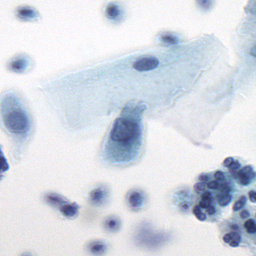
#> input picture 2022_图像算法基础教程(更新中)/day07/img/cell.bmp, 256 x 256 px, shrunk from 512 x 512 before the run
$ python CV.py
#> lines starting #> are read from the running program, lines starting #| are printed output that depends on the picture; after the words box and inside, x2 and y2 are one past the last pixel; in counts of white or black regions, pixels touching at a corner belong together
#coding:utf-8
import sys
import numpy as np
import cv2
import matplotlib.pyplot as plt
import math
from pylab import*

Image = cv2.imread('img/cell.bmp',1)  #����ԭͼ
#> Image is the input picture: shape (256, 256, 3); mean B, G, R 226.4, 216.4, 211.3
image = cv2.cvtColor(Image,cv2.COLOR_BGR2GRAY)
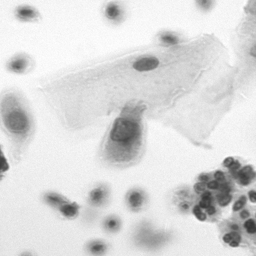
#> image: shape (256, 256); min 54, max 255, mean 216
img=np.array(image,dtype=np.float64)

#��ʼˮƽ������
IniLSF = np.ones((img.shape[0],img.shape[1]),img.dtype)
IniLSF[30:80,30:80]= -1
IniLSF=-IniLSF


Image = cv2.cvtColor(Image,cv2.COLOR_BGR2RGB)
plt.figure(1),plt.imshow(Image),plt.xticks([]), plt.yticks([])   # to hide tick values on X and Y axis
#plt.contour(IniLSF,[0],color = 'b',linewidth=2)  #��LSF=0���ĵȸ���
plt.contour(IniLSF,[0],color = 'b')  #��LSF=0���ĵȸ���
plt.draw(),plt.show(block=False)
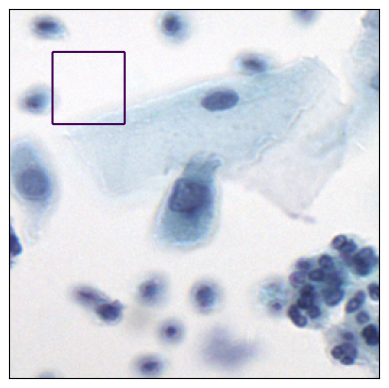
#> figure drawn by matplotlib, 1 panel

def mat_math (intput,str):
    output=intput
    for i in range(img.shape[0]):
        for j in range(img.shape[1]):
            if str=="atan":
                output[i,j] = math.atan(intput[i,j])
            if str=="sqrt":
                output[i,j] = math.sqrt(intput[i,j])
    return output


def CV (LSF, img, mu, nu, epison,step):

    Drc = (epison / math.pi) / (epison*epison+ LSF*LSF)
    Hea = 0.5*(1 + (2 / math.pi)*mat_math(LSF/epison,"atan"))
    Iy, Ix = np.gradient(LSF)
    s = mat_math(Ix*Ix+Iy*Iy,"sqrt")
    Nx = Ix / (s+0.000001)
    Ny = Iy / (s+0.000001)
    Mxx,Nxx =np.gradient(Nx)
    Nyy,Myy =np.gradient(Ny)
    cur = Nxx + Nyy
    Length = nu*Drc*cur

    Lap = cv2.Laplacian(LSF,-1)
    Penalty = mu*(Lap - cur)

    s1=Hea*img
    s2=(1-Hea)*img
    s3=1-Hea
    C1 = s1.sum()/ Hea.sum()
    C2 = s2.sum()/ s3.sum()
    CVterm = Drc*(-1 * (img - C1)*(img - C1) + 1 * (img - C2)*(img - C2))

    LSF = LSF + step*(Length + Penalty + CVterm)
    #plt.imshow(s, cmap ='gray'),plt.show()
    return LSF

#ģ�Ͳ���
mu = 1
nu = 0.003 * 255 * 255
num = 200
epison = 1
step = 0.1
LSF=IniLSF
for i in range(1,num):
    LSF = CV(LSF, img, mu, nu, epison,step)
    if i % 2 == 0:
        print()
        plt.imshow(Image),plt.xticks([]), plt.title(f"Iteration={i}"),plt.yticks([])
        plt.contour(LSF,[0],colors='r')
        plt.draw(),plt.show(block=False),plt.pause(0.01)
#> this loop made 199 passes
#> (C1 in CV, C2 in CV) on passes 1 to 3: (218.1, 215.3), (235.6, 197.3), (235.4, 175.9)
#> pass 1, in mat_math, `output=intput`:
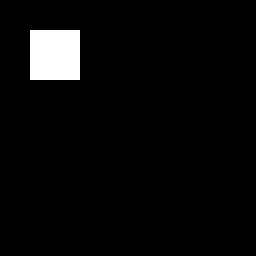
#> output: shape (256, 256) float64; values -1 (black) and 1 (white), 3.8% white; 1 white region, box (x1, y1, x2, y2) and area: (30, 30, 80, 80) 2500
#> pass 1, in CV, `Iy, Ix = np.gradient(LSF)`:
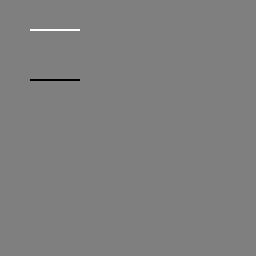
#> Iy: shape (256, 256) float64; min -1, max 1, mean 0; drawn with min black and max white
#> pass 2, `plt.draw(),plt.show(block=False),plt.pause(0.01)`:
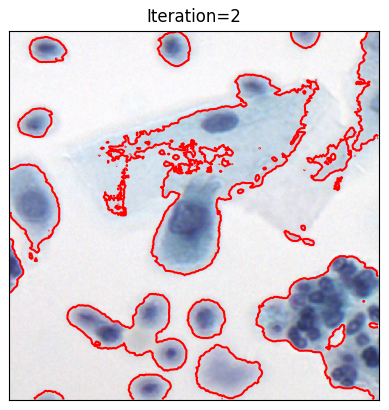
#> figure drawn by matplotlib, 1 panel
#> after the loop:
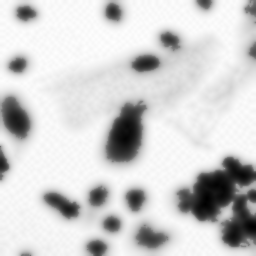
#> LSF: shape (256, 256) float64; min -73.25, max 61.84, mean 36.7; drawn with min black and max white


# [7 lines of commented-out code are left out]
